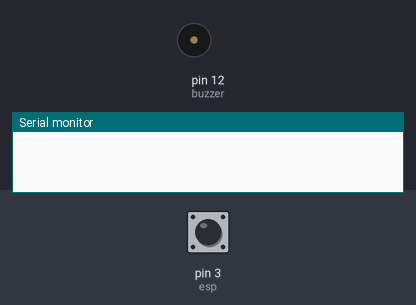
Recording of a sketch running on a simulated Arduino Uno, built with avr-gcc and run on an emulated ATmega328P. Shown: buzzer (waves = sounding, pin HIGH), the last lines printed to the serial monitor. The inputs (shaded band) are chosen by the test bench; at power-on: pin 3 (esp) HIGH. Pins used as bus, display or sensor lines are not drawn.

Above: at 0.5 s.
At 26.0 s:
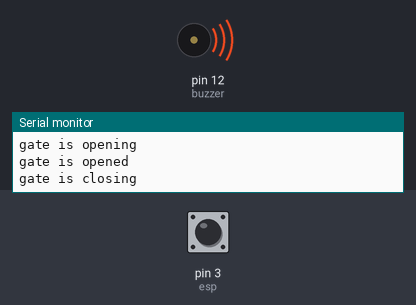
Timing chart, 0 to 40.3 s (numbered marks = the images above):
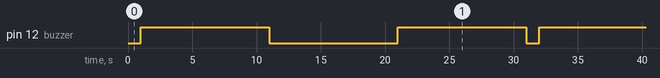

Measured:
- by itself, pin 12 (buzzer): repeats every 31.0 s: LOW 10.0 s, HIGH 10.0 s, LOW 1.0 s, HIGH 10.0 s
- by itself, everything shown: repeats every 31.0 s, in 4 steps

The sketch:

17-2.ino
```cpp
#define on LOW
#define off HIGH

int R1=8,R2=9,R3=10,R4=11,esp=3;//relay pin
int ls=0,rs=0,toggleleft=4,toggleleftstatus=0,togglerightstatus=0,buzzer=12,i,j=0;

void setup() {
Serial.begin(9600);
pinMode(R1, OUTPUT);digitalWrite(R1, off);  pinMode(R2, OUTPUT);digitalWrite(R2, off);                                                        //setting relays pin as output & intitally turning off the relay
pinMode(R3, OUTPUT);digitalWrite(R3, off);  pinMode(R4, OUTPUT);digitalWrite(R4, off);
pinMode(esp, INPUT);
pinMode(toggleleft, INPUT);
pinMode(buzzer, OUTPUT);  digitalWrite(buzzer, LOW);
}

void loop() {
if(digitalRead(esp)==0){}
else{j=0;
  for(i=0;i<499;i++){if(digitalRead(esp)==0){}else{j++;}delay(2);}
  if(j<200){}else{OPEN();}
}}

void OPEN(){
  digitalWrite(buzzer, HIGH); digitalWrite(R1, on);digitalWrite(R2, on);  Serial.println("gate is opening");
  delay(10000);
  digitalWrite(buzzer, LOW);digitalWrite(R1, off);digitalWrite(R2, off);  Serial.println("gate is opened");
  delay(10000);
  digitalWrite(buzzer, HIGH);digitalWrite(R3, on); digitalWrite(R4, on);  Serial.println("gate is closing");                                                                                          //Wait 10 second
  delay(10000);
  digitalWrite(buzzer, LOW);digitalWrite(R3, off);digitalWrite(R4, off);  Serial.println("gate is closed");
}
```
